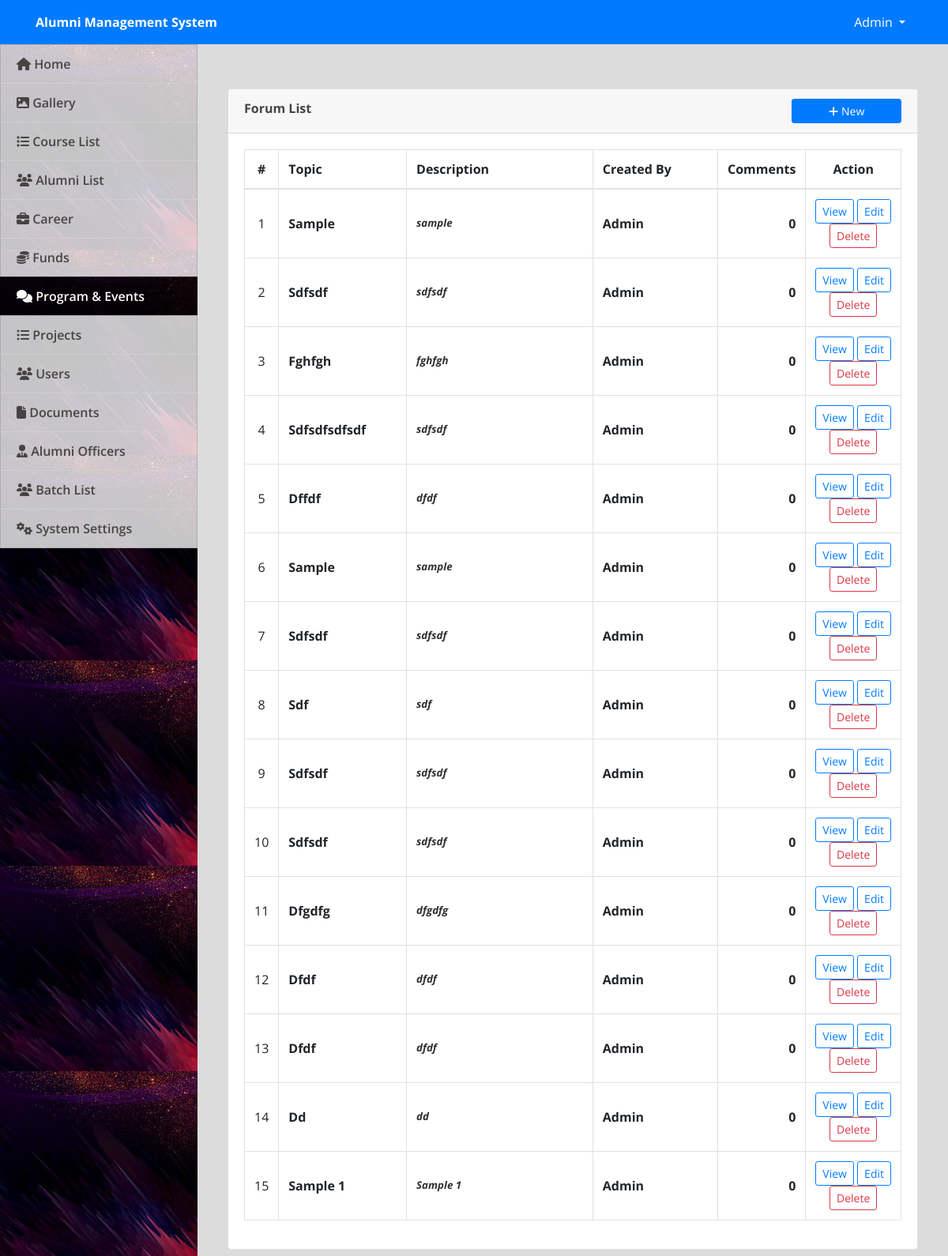
The page /admin/index.php?page=forums (signed in) on the database as committed earlier.
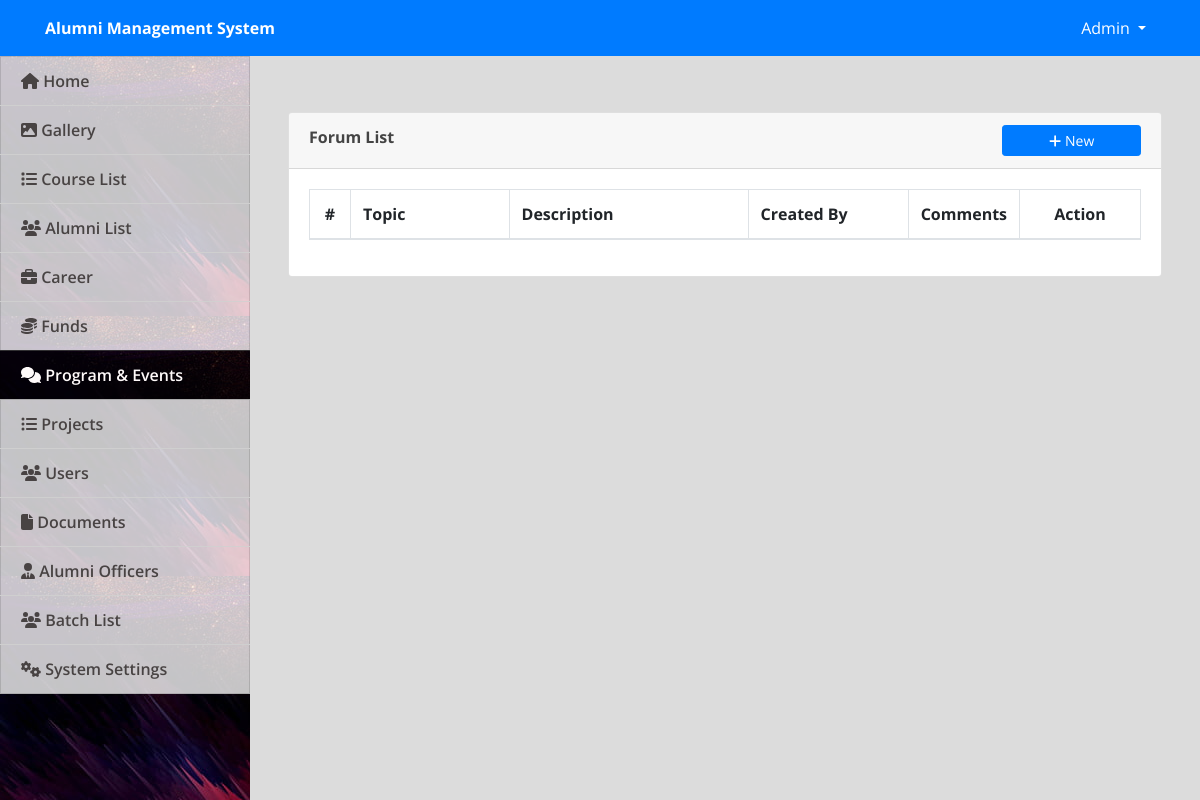
The same page on the database as committed later.
### tables this page shows
CREATE TABLE `forum_topics` (
  `id` int(30) NOT NULL,
  `title` varchar(250) NOT NULL,
  `description` text NOT NULL,
  `user_id` int(30) NOT NULL,
  `date_created` datetime NOT NULL DEFAULT current_timestamp()
);

CREATE TABLE `users` (
  `id` int(30) NOT NULL,
  `name` text NOT NULL,
  `username` varchar(200) NOT NULL,
  `password` text NOT NULL,
  `type` tinyint(1) NOT NULL DEFAULT 3 COMMENT '1=Admin,2=Alumni officer, 3= alumnus',
  `auto_generated_pass` text NOT NULL,
  `alumnus_id` int(30) NOT NULL
);

### admin/forums.php (the view, shortened to what this page needs)
<?php include('db_connect.php');?>
<div class="container-fluid">
	<div class="col-lg-12">
		<div class="row">
			<div class="col-md-12">
				<div class="card">
					<div class="card-header">
						<b>Forum List</b>
						<span class="">
							<button class="btn btn-primary btn-block btn-sm col-sm-2 float-right" type="button" id="new_forum">
					<i class="fa fa-plus"></i> New</button>
				</span>
					</div>
					<div class="card-body">
						<table class="table table-bordered table-condensed table-hover">
							<colgroup>
								<col width="5%">
								<col width="20%">
								<col width="30%">
								<col width="20%">
								<col width="10%">
								<col width="15%">
							</colgroup>
							<thead>
								<tr>
									<th class="text-center">#</th>
									<th class="">Topic</th>
									<th class="">Description</th>
									<th class="">Created By</th>
									<th class="">Comments</th>
									<th class="text-center">Action</th>
								</tr>
							</thead>
							<tbody>
								<?php
								$i = 1;
								$Forum =  $conn->query("SELECT f.*,u.name from forum_topics f inner join users u on u.id = f.user_id order by f.id desc");
								while($row=$Forum->fetch_assoc()):
									 $trans = get_html_translation_table(HTML_ENTITIES,ENT_QUOTES);
								        unset($trans["\""], $trans["<"], $trans[">"], $trans["<h2"]);
								        $desc = strtr(html_entity_decode($row['description']),$trans);
								        $desc=str_replace(array("<li>","</li>"), array("",","), $desc);
								        $count_comments = $conn->query("SELECT * FROM forum_comments where topic_id = ".$row['id'])->num_rows;
								?>
								<tr>
									<td class="text-center"><?php echo $i++ ?></td>
									<td class="">
										 <p><b><?php echo ucwords($row['title']) ?></b></p>
									</td>
									<td class="">
										 <p class="truncate"><b><?php echo $desc ?></b></p>
									</td>
									<td class="">
										 <p><b><?php echo ucwords($row['name']) ?></b></p>
									</td>
									<td class="text-right">
										 <p><b><?php echo number_format($count_comments) ?></b></p>
									</td>
									<td class="text-center">
										<a class="btn btn-sm btn-outline-primary view_forum" href="../index.php?page=view_forum&id=<?php echo $row['id'] ?>" target="_blank" data-id="<?php echo $row['id'] ?>" >View</a>
										<button class="btn btn-sm btn-outline-primary edit_forum" type="button" data-id="<?php echo $row['id'] ?>" >Edit</button>
										<button class="btn btn-sm btn-outline-danger delete_forum" type="button" data-id="<?php echo $row['id'] ?>">Delete</button>
									</td>
								</tr>
								<?php endwhile; ?>
							</tbody>
						</table>
					</div>
				</div>
			</div>
		</div>
	</div>
</div>

Rows that differ between the two databases and show on the page:
removed forum_topics: title "Sample", description "sample", user.name "Admin", count_comments "0"
removed forum_topics: title "Sdfsdf", description "sdfsdf", user.name "Admin", count_comments "0"
removed forum_topics: title "Fghfgh", description "fghfgh", user.name "Admin", count_comments "0"
removed forum_topics: title "Sdfsdfsdfsdf", description "sdfsdf", user.name "Admin", count_comments "0"
removed forum_topics: title "Dffdf", description "dfdf", user.name "Admin", count_comments "0"
removed forum_topics: title "Sample", description "sample", user.name "Admin", count_comments "0"
removed forum_topics: title "Sdfsdf", description "sdfsdf", user.name "Admin", count_comments "0"
removed forum_topics: title "Sdf", description "sdf", user.name "Admin", count_comments "0"
removed forum_topics: title "Sdfsdf", description "sdfsdf", user.name "Admin", count_comments "0"
removed forum_topics: title "Sdfsdf", description "sdfsdf", user.name "Admin", count_comments "0"
removed forum_topics: title "Dfgdfg", description "dfgdfg", user.name "Admin", count_comments "0"
removed forum_topics: title "Dfdf", description "dfdf", user.name "Admin", count_comments "0"
removed forum_topics: title "Dfdf", description "dfdf", user.name "Admin", count_comments "0"
removed forum_topics: title "Dd", description "dd", user.name "Admin", count_comments "0"
removed forum_topics: title "Sample 1", description "Sample 1", user.name "Admin", count_comments "0"
